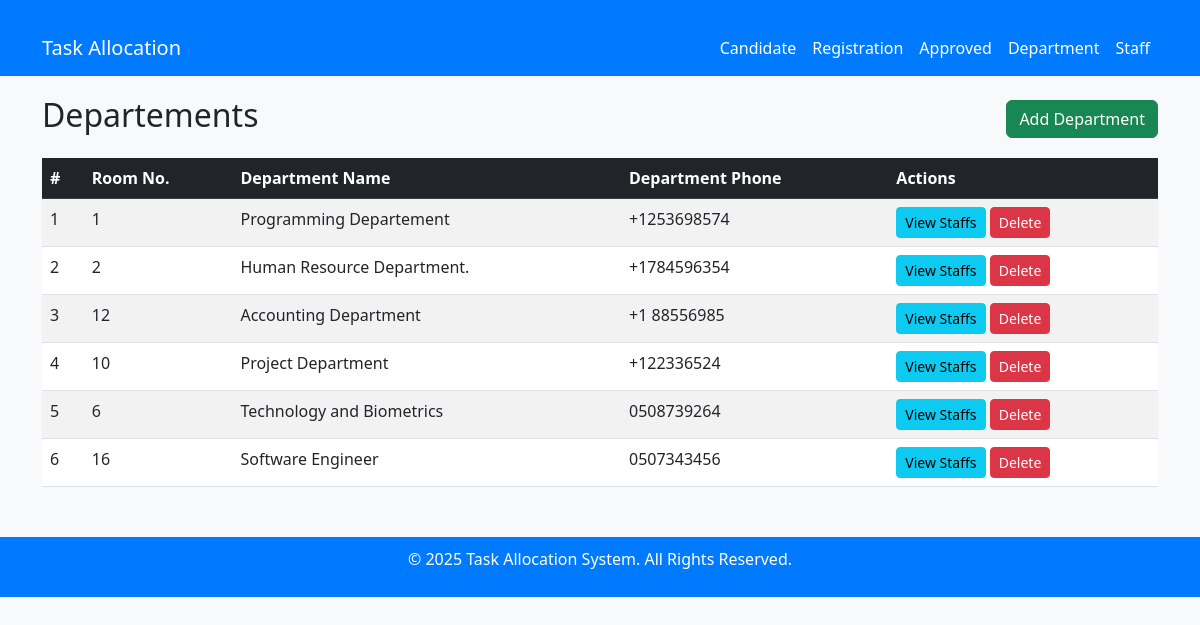
Screenshot of /departement/ with the database file from the repository.
### mainApp/models.py (models this page shows, shortened)
class Departement(models.Model):
    departement_name = models.CharField(max_length=255, blank=True, null=False)
    departement_phone = models.CharField(max_length=100, blank=True, null=True)
    departement_room_number = models.IntegerField()

### mainApp/views.py (the view)
# urls.py: path('departement/', views.departement_list, name='departement_list'),
def departement_list(request):
    departement = Departement.objects.all()
    return render(request=request, template_name='task_allocation/departement/departement_list.html', context={"departements": departement})

### templates/task_allocation/departement/departement_list.html (shortened to what this page needs)
{% extends '../base.html' %}
{% block content %}
<div class="d-flex justify-content-between align-items-center">
  <h2>Departements</h2>
  <a href="{% url 'add_departement' %}" class="btn btn-success">Add Department</a>
</div>
<table class="table table-striped mt-3">
  <thead class="table-dark">
    <tr>
      <th>#</th>
      <th>Room No.</th>
      <th>Department Name</th>
      <th>Department Phone</th>
      <th>Actions</th>
    </tr>
  </thead>
  <tbody>
    {% for departement in departements %}
    <tr>
      <td>{{ forloop.counter }}</td>
      <td>{{ departement.departement_room_number }}</td>
      <td>{{ departement.departement_name }}</td>
      <td>{{ departement.departement_phone }}</td>
      <td>
        <a href="{% url 'departement_staff_list' departement.id %}" class="btn btn-info btn-sm">View Staffs</a>
        <a href="{% url 'delete_departement' departement.id %}" class="btn btn-danger btn-sm"
          onclick="return confirm('Are you sure?');">Delete</a>
      </td>
    </tr>
    {% empty %}
    <tr>
      <td colspan="4" class="text-center">No departement found.</td>
    </tr>
    {% endfor %}
  </tbody>
</table>
{% endblock %}

### templates/task_allocation/base.html (style rules this page uses)
body { background-color: #f8f9fa; }

### rows the page displays
Departement: departement_room_number "1", departement_name "Programming Departement", departement_phone "+1253698574"
Departement: departement_room_number "2", departement_name "Human Resource Department.", departement_phone "+1784596354"
Departement: departement_room_number "12", departement_name "Accounting Department", departement_phone "+1 88556985"
Departement: departement_room_number "10", departement_name "Project Department", departement_phone "+122336524"
Departement: departement_room_number "6", departement_name "Technology and Biometrics", departement_phone "0508739264"
Departement: departement_room_number "16", departement_name "Software Engineer", departement_phone "0507343456"
